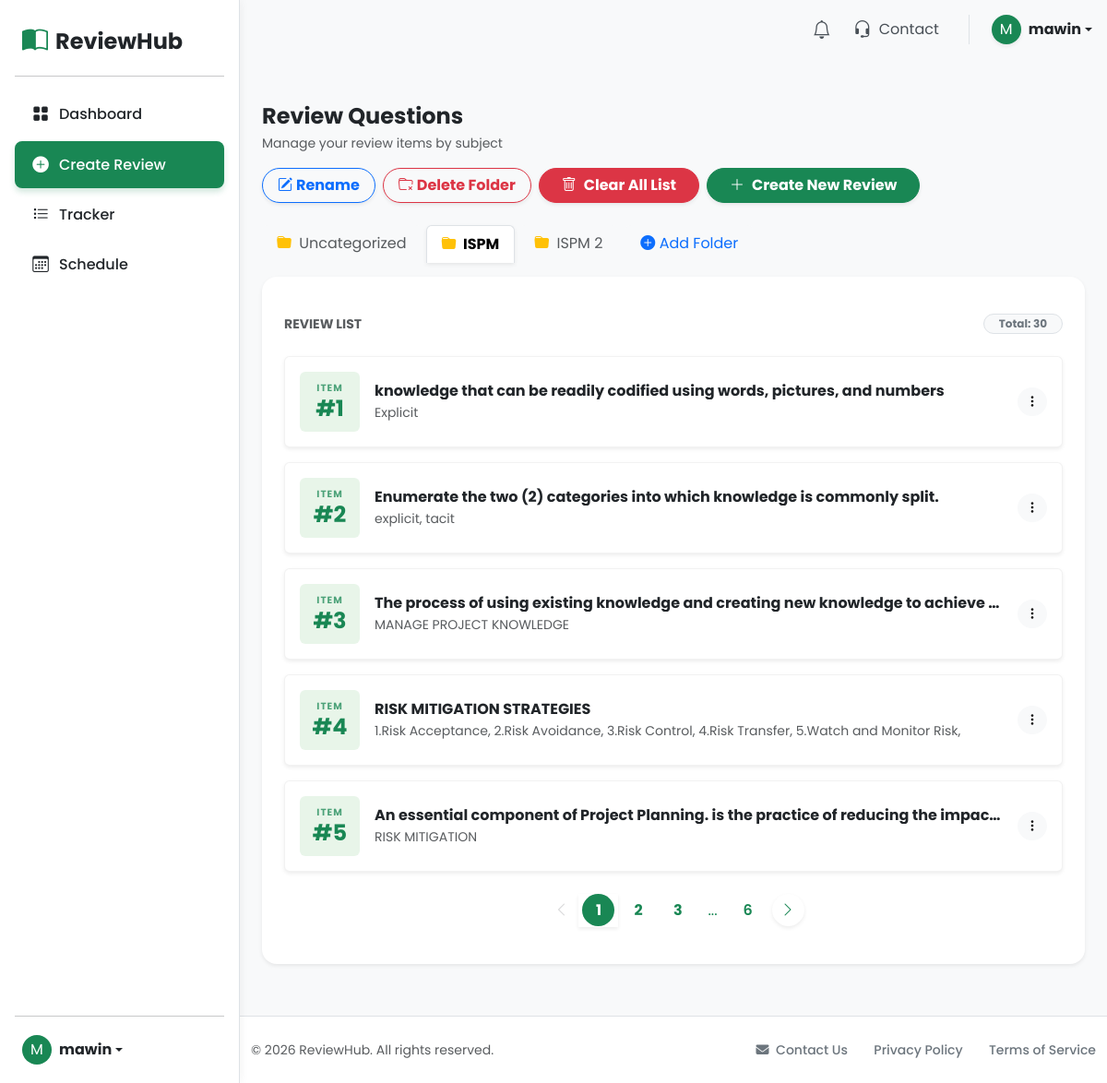
Screenshot of /src/create_review.php?subject_id=42 (signed in) with the database file from the repository.
### tables this page shows
CREATE TABLE subjects (
        id INTEGER PRIMARY KEY AUTOINCREMENT,
        user_id INTEGER NOT NULL,
        name TEXT NOT NULL,
        created_at DATETIME DEFAULT CURRENT_TIMESTAMP,
        FOREIGN KEY (user_id) REFERENCES users(id)
    );

CREATE TABLE content (
        id INTEGER PRIMARY KEY AUTOINCREMENT,
        user_id INTEGER NOT NULL,
        question TEXT NOT NULL,
        answer TEXT,
        created_at DATETIME DEFAULT CURRENT_TIMESTAMP, subject_id INTEGER REFERENCES subjects(id),
        FOREIGN KEY (user_id) REFERENCES users(id)
    );

### src/create_review.php (the view, shortened to what this page needs)
<?php
require_once "db.php";
$db = get_db();
$user = $_SESSION['user'];
$user_id = $user['id'];
$subjectStmt = $db->prepare("SELECT * FROM subjects WHERE user_id = :uid ORDER BY id ASC");
$subjectStmt->bindValue(':uid', $user_id, SQLITE3_INTEGER);
$subjectResult = $subjectStmt->execute();
$subjects = [];
while ($row = $subjectResult->fetchArray(SQLITE3_ASSOC)) {
    $subjects[] = $row;
}
$active_subject_id = isset($_GET['subject_id']) && is_numeric($_GET['subject_id']) ? (int)$_GET['subject_id'] : null;
$page = isset($_REQUEST['page']) && is_numeric($_REQUEST['page']) ? (int)$_REQUEST['page'] : 1;
$limit = 5;
$offset = ($page - 1) * $limit;
if ($active_subject_id) {
    $countStmt = $db->prepare("SELECT COUNT(*) as count FROM content WHERE user_id = :uid AND subject_id = :sid");
    $countStmt->bindValue(':sid', $active_subject_id, SQLITE3_INTEGER);
} else {
    $countStmt = $db->prepare("SELECT COUNT(*) as count FROM content WHERE user_id = :uid AND subject_id IS NULL");
}
$countStmt->bindValue(':uid', $user_id, SQLITE3_INTEGER);
$countResult = $countStmt->execute()->fetchArray(SQLITE3_ASSOC);
$total_records = $countResult['count'];
$total_pages = ceil($total_records / $limit);
if ($active_subject_id) {
    $stmt = $db->prepare("SELECT * FROM content WHERE user_id = :uid AND subject_id = :sid ORDER BY id DESC LIMIT $limit OFFSET $offset");
    $stmt->bindValue(':sid', $active_subject_id, SQLITE3_INTEGER);
} else {
    $stmt = $db->prepare("SELECT * FROM content WHERE user_id = :uid AND subject_id IS NULL ORDER BY id DESC LIMIT $limit OFFSET $offset");
}
$stmt->bindValue(':uid', $user_id, SQLITE3_INTEGER);
$result = $stmt->execute();
$reviews = [];
while ($row = $result->fetchArray(SQLITE3_ASSOC)) {
    $reviews[] = $row;
}
function renderReviewList($reviews, $offset, $total_records, $current_page, $active_subject_id) {
    ?>
    <div class="d-flex justify-content-between align-items-center mb-4 mt-3">
        <h6 class="fw-bold text-muted text-uppercase small ls-1 mb-0">Review List</h6>
        <span class="badge bg-light text-secondary border rounded-pill px-3">
            Total: <?php echo $total_records; ?>
        </span>
    </div>
    <?php
    $display_index = $offset + 1;
    if (!empty($reviews)) {
        foreach ($reviews as $row) {
            ?>
            <div class="card mb-3 border-0 shadow-sm hover-shadow transition-all activity-card">
                <div class="card-body p-3">
                    <div class="d-flex align-items-center">
                        <div class="flex-shrink-0 text-center rounded p-2 me-3 q-box">
                            <small class="d-block fw-bold text-uppercase opacity-75" style="font-size: 0.65rem; letter-spacing: 1px;">ITEM</small>
                            <span class="h4 d-block mb-0 fw-bold">#<?php echo $display_index; ?></span>
                        </div>
                        <div class="flex-grow-1 min-w-0 me-3" style="min-width: 0;">
                            <h6 class="mb-1 fw-bold text-truncate text-dark">
                                <?php echo htmlspecialchars($row['question']); ?>
                            </h6>
                            <div class="text-muted small text-truncate-2">
                                <?php echo htmlspecialchars($row['answer']); ?>
                            </div>
                        </div>
                        <div class="flex-shrink-0">
                            <div class="dropdown">
                                <button class="btn btn-light btn-sm rounded-circle" type="button" data-bs-toggle="dropdown">
                                    <i class="bi bi-three-dots-vertical"></i>
                                </button>
                            </div>
                        </div>
                    </div>
                </div>
            </div>
            <?php
            $display_index++;
        }
    }
}
function renderPagination($page, $total_pages, $active_subject_id) {
    $subjParam = $active_subject_id ? ", $active_subject_id" : ", null";
    $prev = $page - 1;
    $next = $page + 1;
    echo '<nav aria-label="Review pagination" class="mt-4"><ul class="pagination justify-content-center border-0">';
    if ($page > 1) {
        echo '<li class="page-item"><a class="page-link border-0 rounded-circle mx-1 shadow-sm d-flex align-items-center justify-content-center pagination-btn" href="#" onclick="loadPage('.$prev.$subjParam.')"><i class="bi bi-chevron-left"></i></a></li>';
    } else {
        echo '<li class="page-item disabled"><span class="page-link border-0 rounded-circle mx-1 bg-transparent pagination-btn"><i class="bi bi-chevron-left text-muted opacity-25"></i></span></li>';
    }
    $start = max(1, $page - 2);
    $end = min($total_pages, $page + 2);
    for ($i = $start; $i <= $end; $i++) {
        $active = ($i == $page) ? 'active shadow-sm' : '';
        echo '<li class="page-item '.$active.'"><a class="page-link border-0 rounded-circle mx-1 fw-bold d-flex align-items-center justify-content-center pagination-btn" href="#" onclick="loadPage('.$i.$subjParam.')">'.$i.'</a></li>';
    }
    if ($end < $total_pages) {
        if ($end < $total_pages - 1) echo '<li class="page-item disabled"><span class="page-link border-0 bg-transparent">...</span></li>';
        echo '<li class="page-item"><a class="page-link border-0 rounded-circle mx-1 pagination-btn" href="#" onclick="loadPage('.$total_pages.$subjParam.')">'.$total_pages.'</a></li>';
    }
    if ($page < $total_pages) {
        echo '<li class="page-item"><a class="page-link border-0 rounded-circle mx-1 shadow-sm d-flex align-items-center justify-content-center pagination-btn" href="#" onclick="loadPage('.$next.$subjParam.')"><i class="bi bi-chevron-right"></i></a></li>';
    } else {
        echo '<li class="page-item disabled"><span class="page-link border-0 rounded-circle mx-1 bg-transparent pagination-btn"><i class="bi bi-chevron-right text-muted opacity-25"></i></span></li>';
    }
    echo '</ul></nav>';
}
?>
<!DOCTYPE html>
<html lang="en">
<head>
    <link href="https://cdn.jsdelivr.net/npm/bootstrap@5.3.0/dist/css/bootstrap.min.css" rel="stylesheet">
    <link rel="stylesheet" href="https://cdnjs.cloudflare.com/ajax/libs/font-awesome/6.4.0/css/all.min.css">
    <link rel="stylesheet" href="https://cdn.jsdelivr.net/npm/bootstrap-icons@1.10.5/font/bootstrap-icons.css">
    <link rel="stylesheet" href="../styles/schedule.css">
    <link rel="stylesheet" href="../styles/nav.css">
    <link rel="stylesheet" href="../styles/create_review.css">
</head>
<body>
    <?php require_once "header.php"; ?>
    <?php include "nav.php"; ?>
    <main class="main-content">
        <div class="container-xl p-3 p-lg-4">
            <div class="row align-items-center justify-content-between mb-4 g-3">
                <div class="col-12 col-md-auto">
                    <h4 class="mb-0 fw-bold text-dark">
                        Review Questions
                    </h4>
                    <div class="text-muted small mt-1">Manage your review items by subject</div>
                </div>
                <div class="col-12 col-md-auto d-grid gap-2 d-md-flex align-items-center">
                    <?php if ($active_subject_id): ?>
                        <button class="btn btn-outline-primary rounded-pill px-3 fw-bold shadow-sm" data-bs-toggle="modal" data-bs-target="#renameSubjectModal">
                            <i class="bi bi-pencil-square me-1"></i>Rename
                        </button>
                        <form method="POST" onsubmit="return confirm('Are you sure you want to delete this folder?\n\nDon\'t worry, the reviews inside will NOT be deleted. They will be safely moved to the Uncategorized folder.');" class="d-grid d-md-block m-0">
                            <button type="submit" class="btn btn-outline-danger rounded-pill px-3 fw-bold shadow-sm">
                                <i class="bi bi-folder-x me-1"></i>Delete Folder
                            </button>
                        </form>
                    <?php endif; ?>
                    <form method="POST" onsubmit="return confirm('Are you sure you want to delete ALL reviews in this folder? This cannot be undone.');" class="d-grid d-md-block m-0">
                        <button type="submit" class="btn btn-danger rounded-pill px-4 fw-bold shadow-sm">
                            <i class="bi bi-trash me-2"></i>Clear All List
                        </button>
                    </form>
                    <button class="btn btn-success rounded-pill px-4 fw-bold shadow-sm" data-bs-toggle="modal" data-bs-target="#addReviewModal">
                        <i class="bi bi-plus-lg me-2"></i>Create New Review
                    </button>
                </div>
            </div>
            <ul class="nav nav-tabs border-bottom-0 mb-3" style="gap: 5px;">
                <li class="nav-item">
                    <a class="nav-link <?php echo $active_subject_id === null ? 'active fw-bold shadow-sm border-bottom-0' : 'text-muted bg-light border-0'; ?> rounded-top"
                       href="create_review.php">
                       <i class="bi bi-folder-fill me-1 text-warning"></i> Uncategorized
                    </a>
                </li>
                <?php foreach ($subjects as $sub): ?>
                    <li class="nav-item">
                        <a class="nav-link <?php echo $active_subject_id === $sub['id'] ? 'active fw-bold shadow-sm border-bottom-0' : 'text-muted bg-light border-0'; ?> rounded-top"
                           href="create_review.php?subject_id=<?php echo $sub['id']; ?>">
                           <i class="bi bi-folder-fill me-1 text-warning"></i> <?php echo htmlspecialchars($sub['name']); ?>
                        </a>
                    </li>
                <?php endforeach; ?>
                <li class="nav-item ms-1">
                    <button class="nav-link text-primary bg-light border-0 rounded-top" data-bs-toggle="modal" data-bs-target="#addSubjectModal">
                        <i class="bi bi-plus-circle-fill"></i> Add Folder
                    </button>
                </li>
            </ul>
            <div class="card border-0 shadow-sm rounded-4 rounded-top-start-0">
                <div class="card-body p-4">
                    <div id="review-list-container">
                        <?php renderReviewList($reviews, $offset, $total_records, $page, $active_subject_id); ?>
                    </div>
                    <div id="pagination-container">
                        <?php renderPagination($page, $total_pages, $active_subject_id); ?>
                    </div>
                </div>
            </div>
        </div>
    </main>
    <?php include "footer.php"; ?>
</body>
</html>

### styles/schedule.css (style rules this page uses)
:root { --primary-color: #198754; --bg-light: #f8f9fa; }
body { font-family: 'Poppins', sans-serif; background-color: var(--bg-light); overflow-x: hidden; }
.main-content { flex-grow: 1; padding-bottom: 80px; }
.pagination-btn { color: var(--primary-color); border-color: #dee2e6; }
.page-item.active .page-link { background-color: var(--primary-color); border-color: var(--primary-color); color: white; }
@media (min-width: 992px) { .main-content { padding-bottom: 2rem; } }

### styles/nav.css (style rules this page uses)
@media (min-width: 992px) { body { padding-left: 260px; } }
body { background-color: #f8f9fa; min-height: 100vh; }

### styles/create_review.css (style rules this page uses)
body { background-color: #f8f9fa; }
.activity-card { transition: transform 0.2s ease, box-shadow 0.2s ease; border: 1px solid rgba(0,0,0,0.05) !important; }
.q-box { background-color: #e8f5e9; color: #198754; border: none; border-radius: 8px; display: flex; flex-direction: column; justify-content: center; align-items: center; width: 65px; height: 65px; }
.min-w-0 { min-width: 0 !important; }
.text-truncate-2 { display: -webkit-box; -webkit-line-clamp: 2; -webkit-box-orient: vertical; overflow: hidden; text-overflow: ellipsis; white-space: normal; }
.pagination-btn { width: 35px; height: 35px; font-weight: 600; }
.pagination .page-item.active .page-link { background-color: #198754; border-color: #198754; color: white; }
.pagination .page-link { color: #198754; transition: all 0.2s; }
#review-list-container { transition: opacity 0.2s ease-in-out; }

### rows the page displays
subjects: name "ISPM"
subjects: name "ISPM 2"
content: question "knowledge that can be readily codified using words, pictures, and numbers", answer "Explicit"
content: question "Enumerate the two (2) categories into which knowledge is commonly split.", answer "explicit, tacit"
content: question "The process of using existing knowledge and creating new knowledge to achieve…", answer "MANAGE PROJECT KNOWLEDGE"
content: question "RISK MITIGATION STRATEGIES", answer "1.Risk Acceptance, 2.Risk Avoidance, 3.Risk Control, 4.Risk Transfer, 5.Watch and Monitor Risk,"
content: question "An essential component of Project Planning. is the practice of reducing the impac…", answer "RISK MITIGATION"

### other values shown
substr($user['username'], 0, 1) "M"
$user['username'] "mawin"
$total_records "30"
$total_pages "6"
